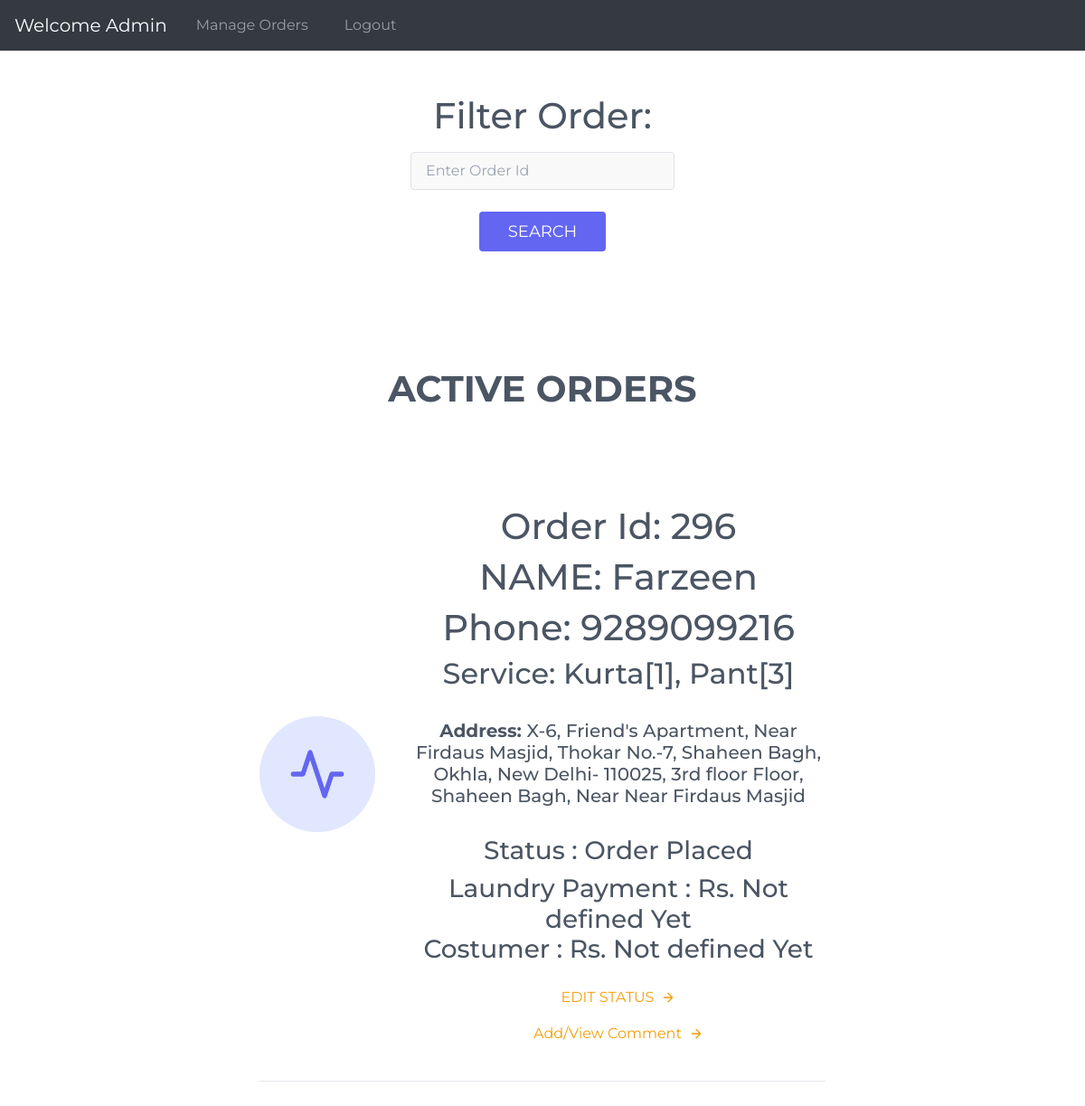
Screenshot of /master/manage (signed in) with the database file from the repository.
### home/models.py (models this page shows, shortened)
class Order(models.Model):
    order_id = models.AutoField(primary_key=True)
    name = models.CharField(max_length=1000)
    phone = models.IntegerField()
    order_name = models.CharField(max_length=1000)
    address = models.CharField(max_length=1000)
    timing = models.CharField(max_length=1000)
    status = models.CharField(max_length=1000, default="Order Placed")
    f_stat = models.IntegerField()
    comment = models.CharField(max_length=1000, default="-")
    weight = models.CharField(max_length=1000, default="Not Specified")
    laundry_price = models.CharField(max_length=1000, default="Not defined Yet")
    costumer_price = models.CharField(max_length=1000, default="Not defined Yet")
    laundry_review = models.CharField(max_length=1000, default="No review")
    delivery_review = models.CharField(max_length=1000, default="No review")
    refer_code = models.CharField(max_length=1000, default="-")

### master/views.py (the view, shortened to what this page needs)
# urls.py: path('manage', views.manage, name="Manage"),
def manage(request):
    orders = list(Order.objects.all().order_by("-order_id"))
    orders_param = []
    for i in orders:
        if "Delivered" not in i.status:
            orders_param.append(i)
    params = {'order':orders_param}
    return render(request, "master/manage.html",params)

### templates/master/manage.html (shortened to what this page needs)
{% extends 'basics.html' %}
{% block body %}
{% if user.is_authenticated %}
<section class="text-gray-600 body-font">
<center>
<br><br>
<h1>
Filter Order:
</h1>
      <div class="p-2 w-1/2">
        <div class="relative">
        <form action="" method="post"> {% csrf_token %}
          <input type="number" id="name" name="id" placeholder="Enter Order Id" class="w-50 bg-gray-100 bg-opacity-50 rounded border border-gray-300 focus:border-indigo-500 focus:bg-white focus:ring-2 focus:ring-indigo-200 text-base outline-none text-gray-700 py-1 px-3 leading-8 transition-colors duration-200 ease-in-out">
            <br>
            <br>
            <button type="submit" class="flex mx-auto text-white bg-indigo-500 border-0 py-2 px-8 focus:outline-none hover:bg-indigo-600 rounded text-lg">SEARCH</button>
        </form>
        </div>
      </div>
</center>
    <center>
    <h1 style="margin-top:10%"> <b>ACTIVE ORDERS </b></h1>
    </center>
  <div class="container px-5 py-24 mx-auto">
{% for i in order %}
    <div class="flex items-center lg:w-3/5 mx-auto border-b pb-10 mb-10 border-gray-200 sm:flex-row flex-col">
      <div class="sm:w-32 sm:h-32 h-20 w-20 sm:mr-10 inline-flex items-center justify-center rounded-full bg-indigo-100 text-indigo-500 flex-shrink-0">
        <svg fill="none" stroke="currentColor" stroke-linecap="round" stroke-linejoin="round" stroke-width="2" class="sm:w-16 sm:h-16 w-10 h-10" viewBox="0 0 24 24">
          <path d="M22 12h-4l-3 9L9 3l-3 9H2"></path>
        </svg>
      </div>
      <div class="flex-grow sm:text-left text-center mt-6 sm:mt-0">
        <h1>
        Order Id: {{i.order_id}}
        </h1>
        <h1>
        NAME: {{i.name}}
        </h1>
        <h1>
        Phone: {{i.phone}}
        </h1>
        <h2>Service: {{i.order_name}}</h2>
        <b>
        <h5>
        <br>
        <b>
        Address:
        </b>
        {{i.address}}
        </h5>
        </b>
        <br>
        <b>
        <h3>
        Status : {{i.status}}
        </h3>
        </b>
        <h3>
          Laundry Payment : Rs. {{i.laundry_price}} <br>
          Costumer : Rs. {{i.costumer_price}}
        </h3>
        <a class="mt-3 text-yellow-500 inline-flex items-center" href="manage/{{i.order_id}}">EDIT STATUS
          <svg fill="none" stroke="currentColor" stroke-linecap="round" stroke-linejoin="round" stroke-width="2" class="w-4 h-4 ml-2" viewBox="0 0 24 24">
            <path d="M5 12h14M12 5l7 7-7 7"></path>
          </svg>
        </a>
        <br>
        <a class="mt-3 text-yellow-500 inline-flex items-center" href="comment/{{i.order_id}}">
        Add/View Comment
        <svg fill="none" stroke="currentColor" stroke-linecap="round" stroke-linejoin="round" stroke-width="2" class="w-4 h-4 ml-2" viewBox="0 0 24 24">
            <path d="M5 12h14M12 5l7 7-7 7"></path>
          </svg>
        </a>
        <br>
      </div>
    </div>
  {% endfor %}
  </div>
</section>
{% else %}
<script>
window.location.href="/master";
</script>
{% endif %}
{% endblock body %}

### home/static/css/style_base.css (style rules this page uses)
* { font-family: Montserrat; }
html { color: #222; font-size: 1em; line-height: 2; box-sizing: border-box }
body { margin: 0; }

### rows the page displays
Order: order_id "296", name "Farzeen", phone "9289099216", order_name "Kurta[1], Pant[3]", address "X-6, Friend's Apartment, Near Firdaus Masjid, Thokar No.-7, Shaheen Bagh, Okhla, New Delhi- 110025, 3rd floor Floor, Shaheen Bagh, Near Near Firdaus Masjid", status "Order Placed", laundry_price "Not defined Yet", costumer_price "Not defined Yet"
